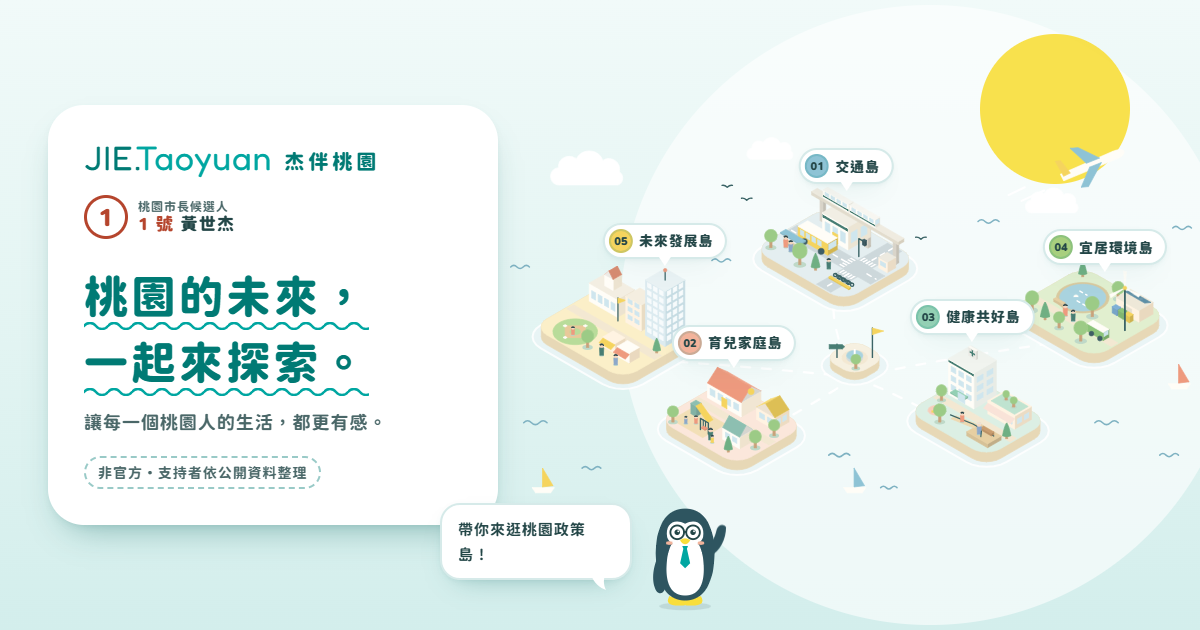
#> input picture web/src/app/twitter-image.png, 1200 x 630 px
$ python cutout.py ../../web/src/app/twitter-image.png ../../web/src/app/twitter-image.png ../../web/src/app/twitter-image.png 100
#> lines starting #> are read from the running program, lines starting #| are printed output that depends on the picture; after the words box and inside, x2 and y2 are one past the last pixel; in counts of white or black regions, pixels touching at a corner belong together
"""
把畫在米白紙張上的插畫（例如吉普車小企鵝）去背，輸出頁首用的透明 PNG 與貼圖。

做法：
1. 紙張顏色取四個角落的中位數。
2. 和紙張顏色差很多的點算主體。
3. 和邊框相連的紙張區域是背景。
4. 被主體圍住的紙張區域（臉、車窗）保留；字裡的小洞（「發」的口）挖掉。
5. 貼圖再加白色外框與淡陰影。

用法：
  python tools/wish-stickers/cutout.py hero  <插畫.png> <輸出.png> [寬度]
  python tools/wish-stickers/cutout.py sticker <插畫.png> <輸出.png> [寬度]
原始插畫在 docs/design/（使用者提供，未放進 repo）。
"""

import sys

import numpy as np
from PIL import Image, ImageFilter
from scipy import ndimage


def cutout(path: str):
#> called with path = '../../web/src/app/twitter-image.png'
    im = Image.open(path).convert("RGB")
#> im is the input picture: PIL image 1200x630 RGB; mean R, G, B 231.7, 242, 236.3
    a = np.asarray(im).astype(np.int16)
    h, w, _ = a.shape
#> h = 630; w = 1200
    k = max(8, min(h, w) // 40)
#> k = 15
    corners = np.concatenate([a[:k, :k].reshape(-1, 3), a[:k, -k:].reshape(-1, 3), a[-k:, :k].reshape(-1, 3), a[-k:, -k:].reshape(-1, 3)])
#> corners = 900 rows, first 8: [240, 249, 248], [241, 250, 249], [241, 250, 249], [241, 250, 249], [240, 250, 249], [241, 250, 249], [241, 250, 249], [241, 250, 249]
    paper = np.median(corners, axis=0)
#> paper = [226, 244, 242.5]
    diff = np.abs(a - paper).sum(axis=2)
    subject = diff > 46
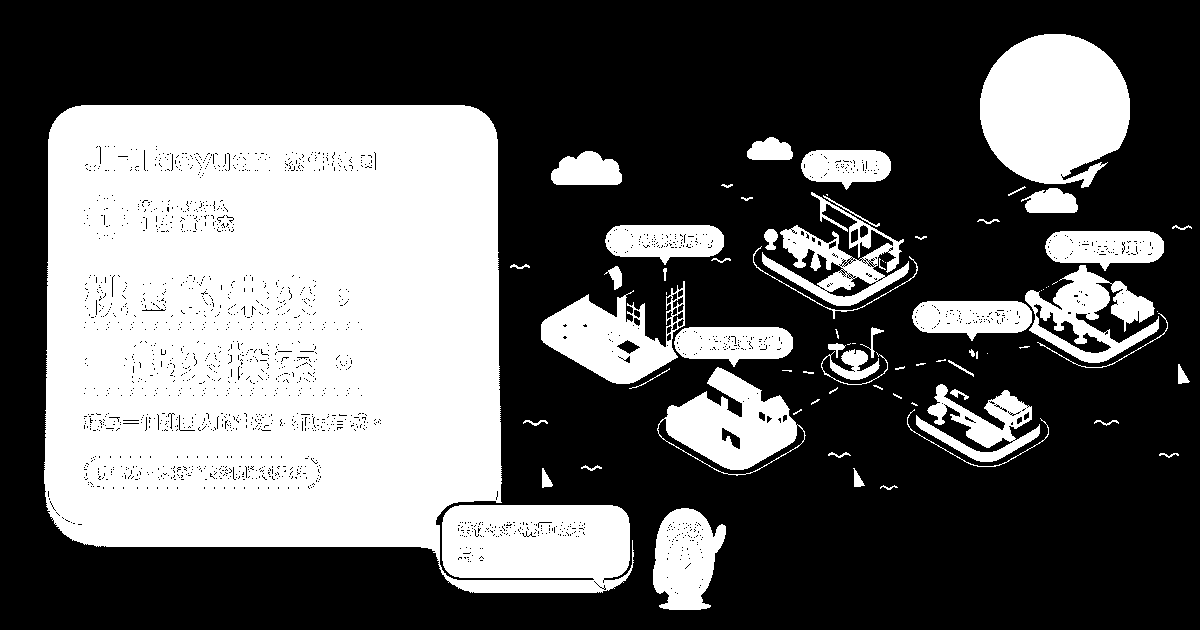
#> subject: shape (630, 1200) bool; 37.8% white; 75 white regions (25 under 20 px), largest, box (x1, y1, x2, y2) and area: (44, 105, 634, 593) 208543, (980, 34, 1130, 188) 17573, (657, 367, 806, 476) 7825
    # 去掉紙紋造成的零星雜點，再把線條稍微接起來
    subject = ndimage.binary_opening(subject, iterations=1)
#> subject: shape (630, 1200) bool; 37.3% white; 88 white regions (51 under 20 px), largest, box (x1, y1, x2, y2) and area: (44, 105, 502, 560) 192834, (980, 34, 1130, 188) 17561, (441, 505, 632, 593) 15173
    subject = ndimage.binary_closing(subject, iterations=2)
#> subject: shape (630, 1200) bool; 38.2% white; 65 white regions (38 under 20 px), largest, box (x1, y1, x2, y2) and area: (44, 105, 632, 593) 212350, (980, 34, 1130, 213) 18662, (912, 231, 1164, 363) 13181
    # 和邊框相連的紙張區域是背景
    paperish = ~subject
    labels, _ = ndimage.label(paperish)
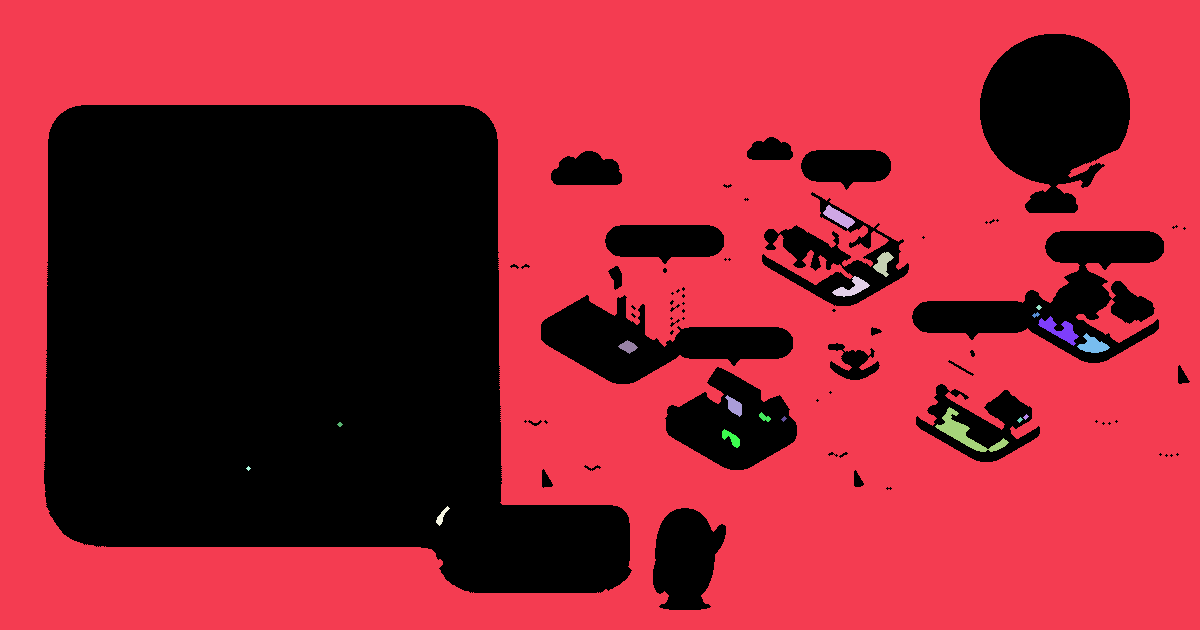
#> labels: shape (630, 1200) int32; 20 distinct labels, from 0 to 19; one colour per label, 0 black
    border = set(np.unique(np.concatenate([labels[0], labels[-1], labels[:, 0], labels[:, -1]]))) - {0}
#> border = 1 item
    background = np.isin(labels, list(border))
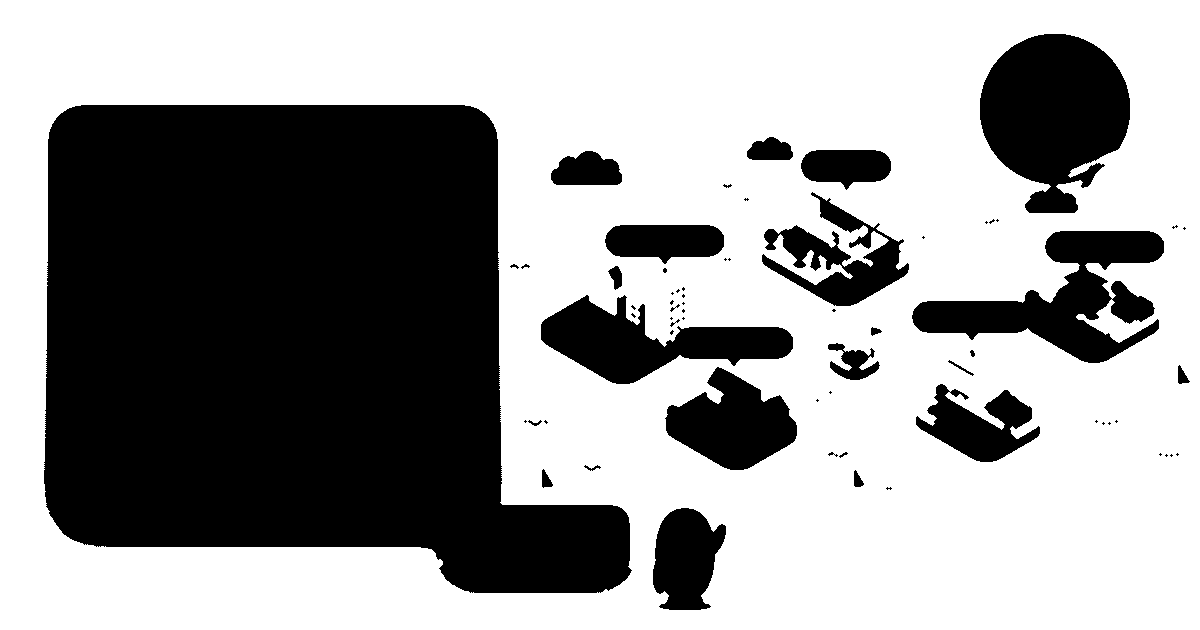
#> background: shape (630, 1200) bool; 61.4% white; 65 black regions (38 under 20 px), largest, box (x1, y1, x2, y2) and area: (44, 105, 632, 593) 212477, (980, 34, 1130, 213) 18662, (912, 231, 1164, 363) 14039
    # 被圍住的紙張小洞（字的內部）也當背景；大的（臉、車窗）保留
    sizes = ndimage.sum(paperish, labels, index=np.arange(labels.max() + 1))
#> sizes = 20 values, max 464164 at index 1, min 0 at index 0, mean 23377.5
    small_holes = (sizes < (h * w) * 0.0009) & ~np.isin(np.arange(labels.max() + 1), list(border))
    small_holes[0] = False
    background |= small_holes[labels]
    mask = ~background
    # 拿掉和主體分開、很小的碎片（紙紋斑點）
    mlabels, _ = ndimage.label(mask)
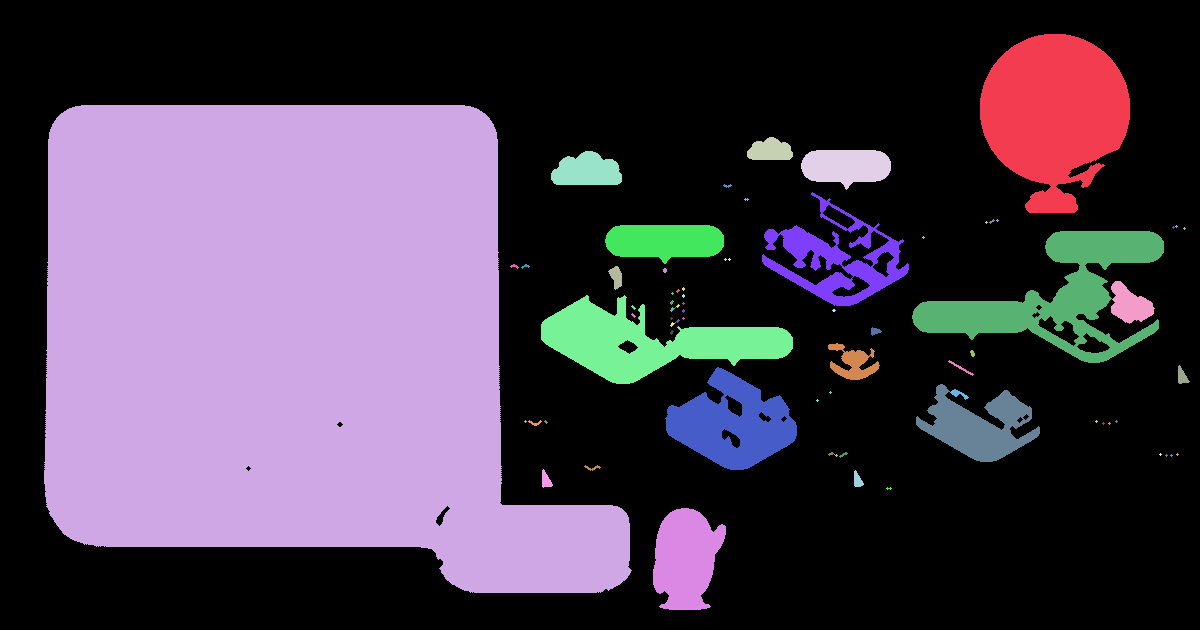
#> mlabels: shape (630, 1200) int32; 76 distinct labels, from 0 to 75; one colour per label, 0 black
    msizes = ndimage.sum(mask, mlabels, index=np.arange(mlabels.max() + 1))
#> msizes = 76 values, max 212350 at index 2, min 0 at index 0, mean 3806.5
    keep = msizes > (h * w) * 0.00015
    keep[0] = False
    mask = keep[mlabels]
    alpha = Image.fromarray((mask * 255).astype(np.uint8)).filter(ImageFilter.MinFilter(3)).filter(ImageFilter.GaussianBlur(0.8))
    out = im.convert("RGBA")
    out.putalpha(alpha)
    bbox = alpha.point(lambda v: 255 if v > 8 else 0).getbbox()
#> bbox = (44, 34, 1189, 610)
    return out.crop(bbox)


def resize(im: Image.Image, width: int):
#> called with width = 74
    return im.resize((width, round(im.height * width / im.width)), Image.LANCZOS)
#> returned value: PIL image 74x37 RGBA


def sticker(im: Image.Image, width: int, border: int):
    im = resize(im, width - border * 2 - 8)
    pad = border + 6
    canvas = Image.new("RGBA", (im.width + pad * 2, im.height + pad * 2), (0, 0, 0, 0))
#> canvas: PIL image 104x67 RGBA; every value is 0
    canvas.paste(im, (pad, pad), im)
    alpha = canvas.getchannel("A").point(lambda v: 255 if v > 20 else 0)
#> alpha: PIL image 104x67 L; 18% white; 12 white regions (5 under 20 px), largest, box (x1, y1, x2, y2) and area: (15, 19, 53, 51) 911, (75, 15, 85, 27) 82, (47, 32, 64, 43) 82
    outline = alpha.filter(ImageFilter.MaxFilter(border * 2 + 1)).filter(ImageFilter.GaussianBlur(0.8))
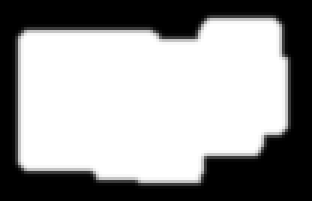
#> outline: PIL image 104x67 L (shown 3 times larger); min 0, max 255, mean 153.4
    shadow = outline.filter(ImageFilter.GaussianBlur(3)).point(lambda v: v * 0.22)
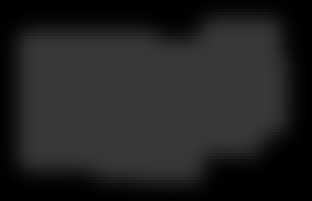
#> shadow: PIL image 104x67 L (shown 3 times larger); min 0, max 56, mean 33.7
    out = Image.new("RGBA", canvas.size, (0, 0, 0, 0))
    out.paste(Image.new("RGBA", canvas.size, (11, 61, 58, 255)), (0, 3), shadow)
#> out: PIL image 104x67 RGBA
    out.paste(Image.new("RGBA", canvas.size, (255, 255, 255, 255)), (0, 0), outline)
    out.alpha_composite(canvas)
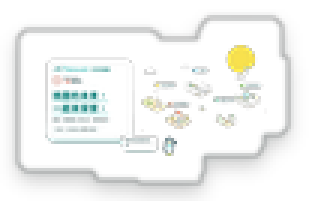
#> out: PIL image 104x67 RGBA (shown 3 times larger); mean R, G, B, A 148.1, 150, 148.2, 156.8; transparent parts drawn white
    return out


def main():
    mode, src, dst = sys.argv[1:4]
    width = int(sys.argv[4]) if len(sys.argv) > 4 else (720 if mode == "hero" else 280)
    im = cutout(src)
    out = resize(im, width) if mode == "hero" else sticker(im, width, 9)
    out.save(dst, optimize=True)
    print(dst, out.size)
#| ../../web/src/app/twitter-image.png (104, 67)


if __name__ == "__main__":
    main()
